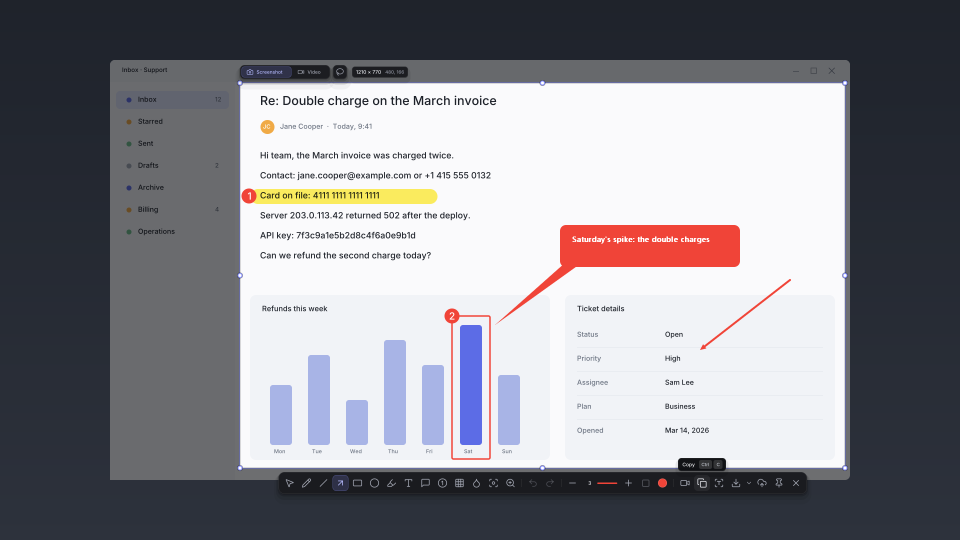
#> input picture docs/store/screenshots/01-overlay-dark.png, 1920 x 1080 px (shown at 1/2 size)
$ python -i store-screenshots.py   (imports and definitions only)
#> lines starting #> are read from the running program, lines starting #| are printed output that depends on the picture
#!/usr/bin/env python3
"""Microsoft Store screenshots, 1920 x 1080, one set per UI language.

Rustshot's own preview renders, never a capture of a desktop:

    RUSTSHOT_PREVIEW_DIR=<dir> RUSTSHOT_FIT_LANGS=all \\
        cargo test --bin rustshot -- --include-ignored store_screenshot
    python tools/store-screenshots.py <dir> [--out <folder>] [--docs]

The tests write <dir>/<tag>/*.png for English and every lang/<tag>.txt;
this writes dist/store/screenshots/<store code>/01-....png .. 08-....png
(or under --out) and captions.txt (from docs/store/screenshot-captions.json:
file name, a tab, the caption) per language, in the Store codes msix.ps1
declares (en-us, pt-br, zh-Hans ...). --docs also refreshes the English
set in docs/store/screenshots.

The overlay renders are already 1920 x 1080 (a sample desktop drawn by
src/editor/store_tests.rs); the History, Edit and Settings windows are put
on the same neutral wallpaper with rounded corners and a soft shadow.
Needs Pillow.
"""
import json
import sys
from pathlib import Path

from PIL import Image, ImageDraw, ImageFilter

W, H = 1920, 1080
ROOT = Path(__file__).resolve().parent.parent
OUT = ROOT / "dist" / "store" / "screenshots"
DOCS = ROOT / "docs" / "store" / "screenshots"
CAPTIONS = ROOT / "docs" / "store" / "screenshot-captions.json"
MAX_BYTES = 2_000_000

# (output, source, how): "full" is copied as it is; "window" is composited.
SHOTS = [
    ("01-overlay-dark.png", "store-overlay-dark.png", "full"),
    ("02-overlay-light.png", "store-overlay-light.png", "full"),
    ("03-text-mode.png", "store-text-mode.png", "full"),
    ("04-quick-redact.png", "store-redacted.png", "full"),
    ("05-recording-setup.png", "store-video-panel.png", "full"),
    ("06-history.png", "store-history-dark.png", "window"),
    ("07-edit-canvas.png", "store-edit-presentation-light.png", "window"),
    ("08-settings.png", "settings-shortcuts-global-dark-150.png", "window"),
]

# lang/<tag>.txt -> the Store's language code (packaging/windows/msix.ps1).
STORE_CODE = {"en": "en-us", "pt-BR": "pt-br", "pt-PT": "pt-pt"}


def store_code(tag):
    return STORE_CODE.get(tag, tag if tag in ("sr-Latn", "zh-Hans", "zh-Hant") else tag.lower())


def wallpaper():
    """The overlay renders' wallpaper: a slate gradient, top to bottom."""
    img = Image.new("RGB", (W, H))
#> img: PIL image 1920x1080 RGB; every value is 0
    px = ImageDraw.Draw(img)
    for y in range(H):
        t = y / H
        px.line([(0, y), (W, y)], fill=(int(64 + 34 * t), int(72 + 36 * t), int(88 + 40 * t)))
    return img


WALL = None


def window(src):
    """`src` centred on the wallpaper: 8 px corners, a 1 px edge, a shadow."""
    global WALL
    if WALL is None:
        WALL = wallpaper().convert("RGBA")
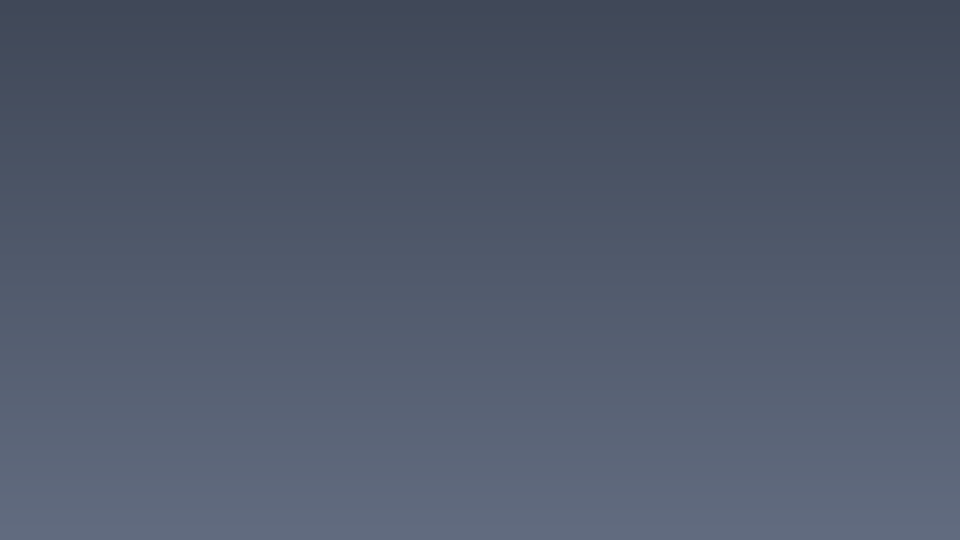
#> WALL: PIL image 1920x1080 RGBA (shown at 1/2 size); mean R, G, B, A 80.5, 89.5, 107.5, 255
    win = Image.open(src).convert("RGB")
#> win is the input picture: PIL image 1920x1080 RGB; mean R, G, B 136.4, 135.9, 142.1
    w, h = win.size
#> w = 1920; h = 1080
    assert w <= W and h <= H, f"{src} is {w} x {h}"
    x, y = (W - w) // 2, (H - h) // 2
#> x = 0; y = 0
    mask = Image.new("L", (w, h), 0)
#> mask: PIL image 1920x1080 L; every value is 0
    ImageDraw.Draw(mask).rounded_rectangle([0, 0, w - 1, h - 1], radius=8, fill=255)
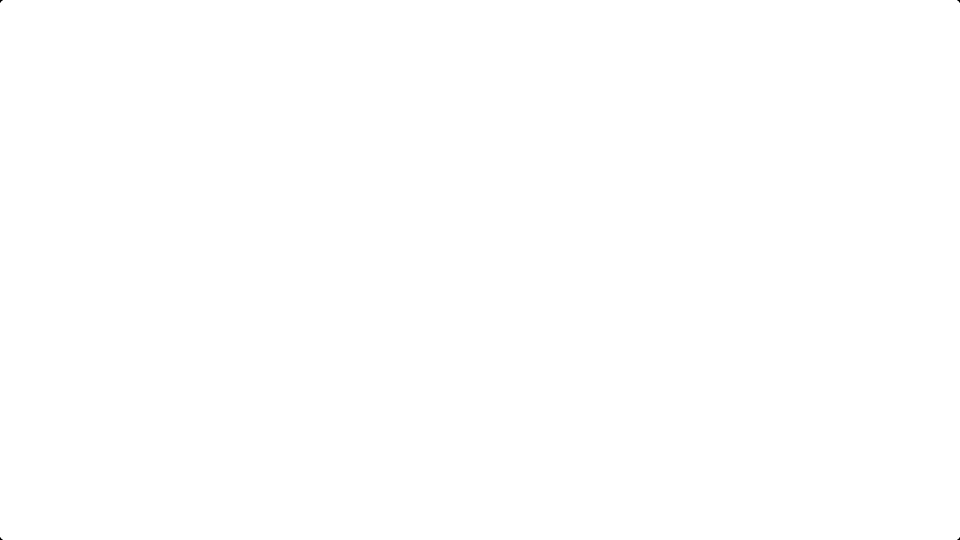
#> mask: PIL image 1920x1080 L (shown at 1/2 size); 100% white; 4 black regions (4 under 20 px)
    shadow = Image.new("RGBA", (W, H), (0, 0, 0, 0))
#> shadow: PIL image 1920x1080 RGBA; every value is 0
    ImageDraw.Draw(shadow).rounded_rectangle([x, y + 12, x + w, y + h + 12], radius=12, fill=(0, 0, 0, 110))
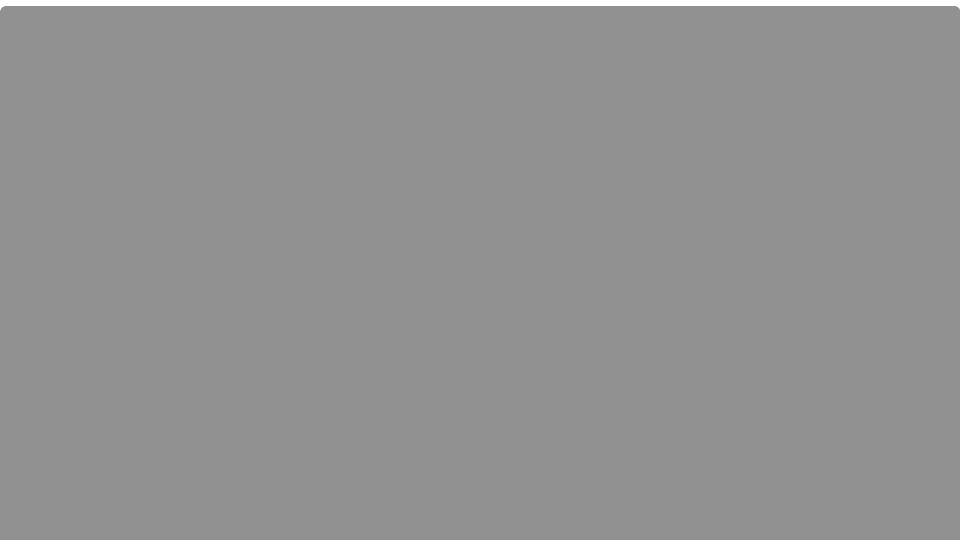
#> shadow: PIL image 1920x1080 RGBA (shown at 1/2 size); mean R, G, B, A 0, 0, 0, 108.8; transparent parts drawn white
    bg = Image.alpha_composite(WALL, shadow.filter(ImageFilter.GaussianBlur(28)))
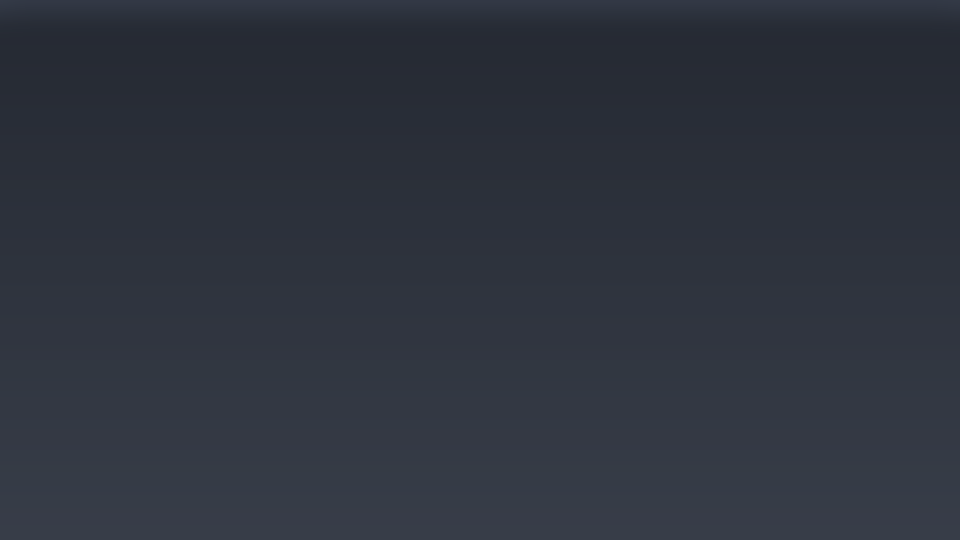
#> bg: PIL image 1920x1080 RGBA (shown at 1/2 size); mean R, G, B, A 46.2, 51.3, 61.7, 255
    bg.paste(win, (x, y), mask)
    edge = Image.new("RGBA", (W, H), (0, 0, 0, 0))
    ImageDraw.Draw(edge).rounded_rectangle([x, y, x + w - 1, y + h - 1], radius=8, outline=(255, 255, 255, 40), width=1)
    return Image.alpha_composite(bg, edge).convert("RGB")


def main():
    global OUT
    args = sys.argv[1:]
    docs = "--docs" in args
    args = [a for a in args if a != "--docs"]
    if "--out" in args:
        i = args.index("--out")
        OUT = Path(args[i + 1])
        del args[i:i + 2]
    if len(args) != 1:
        sys.exit(__doc__)
    src = Path(args[0])
    captions = json.loads(CAPTIONS.read_text(encoding="utf-8"))
    tags = sorted(p.name for p in src.iterdir() if p.is_dir())
    assert "en" in tags, f"no {src / 'en'}"
    total = 0
    for tag in tags:
        code = store_code(tag)
        caps = captions.get(code)
        assert caps and len(caps) == len(SHOTS), f"{CAPTIONS.name}: {code} needs {len(SHOTS)} captions"
        out = OUT / code
        out.mkdir(parents=True, exist_ok=True)
        for (name, file, how), cap in zip(SHOTS, caps):
            assert 0 < len(cap) <= 200, f"{code} {name}: caption is {len(cap)} characters"
            img = Image.open(src / tag / file).convert("RGB") if how == "full" else window(src / tag / file)
            assert img.size == (W, H), f"{tag}/{file}: {img.size}"
            img.save(out / name, optimize=True)
            size = (out / name).stat().st_size
            assert size < MAX_BYTES, f"{out / name}: {size} bytes"
            total += size
            if tag == "en" and docs:
                img.save(DOCS / name, optimize=True)
        (out / "captions.txt").write_text(
            "".join(f"{name}\t{cap}\n" for (name, _, _), cap in zip(SHOTS, caps)), encoding="utf-8")
        print(out)
    print(f"{len(tags)} languages, {len(tags) * len(SHOTS)} screenshots, {total / 1e6:.1f} MB")


# [2 lines not run here, left out]

>>> result = window('../docs/store/screenshots/01-overlay-dark.png')
